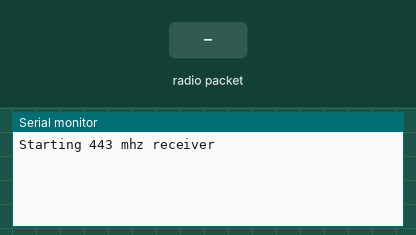
Recording of a sketch running on a simulated Arduino Uno, built with avr-gcc and run on an emulated ATmega328P. On the bench: the last lines printed to the serial monitor. Inputs (shaded band) come from the test bench. No radio packets arrive unless stated.

Above: at 1.2 s.
1.3 s: radio packet "1" arrives
At 1.7 s:
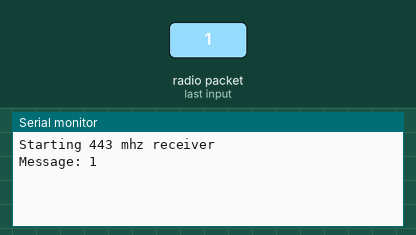
2.8 s: radio packet "0" arrives
At 4.0 s:
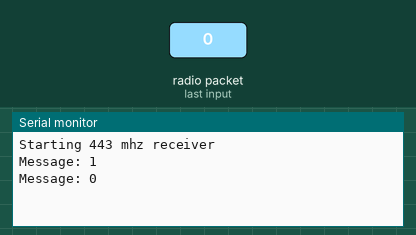
4.3 s: radio packet "2" arrives
At 5.2 s:
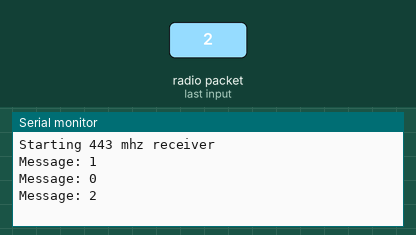

The sketch:

sketch_apr04a.ino
```cpp
#include <RH_ASK.h>
#include <SPI.h> // Not actualy used but needed to compile

RH_ASK driver;

void setup()
{
    Serial.begin(9600);  // Debugging only

    Serial.println("Starting 443 mhz receiver");

    if (!driver.init())
         Serial.println("init failed");
}

void loop()
{
    uint8_t buf[128];
    uint8_t buflen = sizeof(buf);
    if (driver.recv(buf, &buflen)) // Non-blocking
    {
      int i;
      // Message with a good checksum received, dump it.
      Serial.print("Message: ");
      Serial.println((char*)buf);
    }
}
```

Measured:
- after the input at 1.3 s, the serial monitor: prints a new line at once (image 1)
- after the input at 2.8 s, the serial monitor: prints a new line at once (image 2)
- after the input at 4.3 s, the serial monitor: prints a new line at once (image 3)
